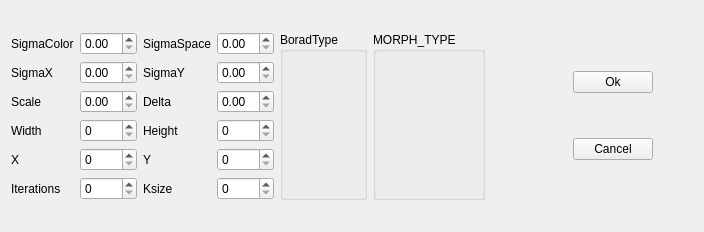
<?xml version="1.0" encoding="UTF-8"?>
<ui version="4.0">
 <class>ControlPlan</class>
 <widget class="QWidget" name="ControlPlan">
  <property name="geometry">
   <rect>
    <x>0</x>
    <y>0</y>
    <width>704</width>
    <height>232</height>
   </rect>
  </property>
  <property name="windowTitle">
   <string>Form</string>
  </property>
  <layout class="QGridLayout" name="gridLayout_2">
   <item row="0" column="1">
    <layout class="QVBoxLayout" name="verticalLayout">
     <item>
      <widget class="QGroupBox" name="gb_BoardType">
       <property name="title">
        <string>BoradType</string>
       </property>
       <property name="flat">
        <bool>false</bool>
       </property>
       <property name="checkable">
        <bool>false</bool>
       </property>
      </widget>
     </item>
    </layout>
   </item>
   <item row="0" column="0">
    <layout class="QGridLayout" name="gridLayout">
     <item row="2" column="3">
      <widget class="QDoubleSpinBox" name="dsp_delta"/>
     </item>
     <item row="3" column="3">
      <widget class="QSpinBox" name="sp_height"/>
     </item>
     <item row="2" column="2">
      <widget class="QLabel" name="label_6">
       <property name="text">
        <string>Delta</string>
       </property>
      </widget>
     </item>
     <item row="0" column="3">
      <widget class="QDoubleSpinBox" name="dsp_sigmaspace"/>
     </item>
     <item row="1" column="3">
      <widget class="QDoubleSpinBox" name="dsp_sigmay"/>
     </item>
     <item row="0" column="1">
      <widget class="QDoubleSpinBox" name="dsp_sigmacolor">
       <property name="enabled">
        <bool>true</bool>
       </property>
       <property name="decimals">
        <number>2</number>
       </property>
      </widget>
     </item>
     <item row="1" column="0">
      <widget class="QLabel" name="label_3">
       <property name="text">
        <string>SigmaX</string>
       </property>
      </widget>
     </item>
     <item row="0" column="0">
      <widget class="QLabel" name="label">
       <property name="text">
        <string>SigmaColor</string>
       </property>
      </widget>
     </item>
     <item row="2" column="1">
      <widget class="QDoubleSpinBox" name="dsp_scale"/>
     </item>
     <item row="4" column="0">
      <widget class="QLabel" name="label_9">
       <property name="text">
        <string>X</string>
       </property>
      </widget>
     </item>
     <item row="3" column="1">
      <widget class="QSpinBox" name="sp_width"/>
     </item>
     <item row="3" column="2">
      <widget class="QLabel" name="label_8">
       <property name="text">
        <string>Height</string>
       </property>
      </widget>
     </item>
     <item row="4" column="2">
      <widget class="QLabel" name="label_10">
       <property name="text">
        <string>Y</string>
       </property>
      </widget>
     </item>
     <item row="3" column="0">
      <widget class="QLabel" name="label_7">
       <property name="text">
        <string>Width</string>
       </property>
      </widget>
     </item>
     <item row="1" column="2">
      <widget class="QLabel" name="label_4">
       <property name="text">
        <string>SigmaY</string>
       </property>
      </widget>
     </item>
     <item row="0" column="2">
      <widget class="QLabel" name="label_2">
       <property name="text">
        <string>SigmaSpace</string>
       </property>
      </widget>
     </item>
     <item row="4" column="1">
      <widget class="QSpinBox" name="sp_x"/>
     </item>
     <item row="4" column="3">
      <widget class="QSpinBox" name="sp_y"/>
     </item>
     <item row="1" column="1">
      <widget class="QDoubleSpinBox" name="dsp_sigmax"/>
     </item>
     <item row="2" column="0">
      <widget class="QLabel" name="label_5">
       <property name="text">
        <string>Scale</string>
       </property>
      </widget>
     </item>
     <item row="5" column="0">
      <widget class="QLabel" name="label_11">
       <property name="text">
        <string>Iterations</string>
       </property>
      </widget>
     </item>
     <item row="5" column="1">
      <widget class="QSpinBox" name="sp_iterations"/>
     </item>
     <item row="5" column="2">
      <widget class="QLabel" name="label_12">
       <property name="text">
        <string>Ksize</string>
       </property>
      </widget>
     </item>
     <item row="5" column="3">
      <widget class="QSpinBox" name="sp_ksize"/>
     </item>
    </layout>
   </item>
   <item row="0" column="5">
    <spacer name="horizontalSpacer">
     <property name="orientation">
      <enum>Qt::Horizontal</enum>
     </property>
     <property name="sizeType">
      <enum>QSizePolicy::Minimum</enum>
     </property>
     <property name="sizeHint" stdset="0">
      <size>
       <width>40</width>
       <height>20</height>
      </size>
     </property>
    </spacer>
   </item>
   <item row="0" column="4">
    <layout class="QVBoxLayout" name="verticalLayout_2">
     <item>
      <widget class="QPushButton" name="pb_Ok">
       <property name="text">
        <string>Ok</string>
       </property>
      </widget>
     </item>
     <item>
      <widget class="QPushButton" name="pb_Cancel">
       <property name="text">
        <string>Cancel</string>
       </property>
      </widget>
     </item>
    </layout>
   </item>
   <item row="0" column="2">
    <layout class="QVBoxLayout" name="verticalLayout_6">
     <item>
      <widget class="QGroupBox" name="groupBox">
       <property name="title">
        <string>MORPH_TYPE</string>
       </property>
      </widget>
     </item>
    </layout>
   </item>
   <item row="0" column="3">
    <spacer name="horizontalSpacer_2">
     <property name="orientation">
      <enum>Qt::Horizontal</enum>
     </property>
     <property name="sizeHint" stdset="0">
      <size>
       <width>40</width>
       <height>20</height>
      </size>
     </property>
    </spacer>
   </item>
  </layout>
 </widget>
 <resources/>
 <connections/>
</ui>
